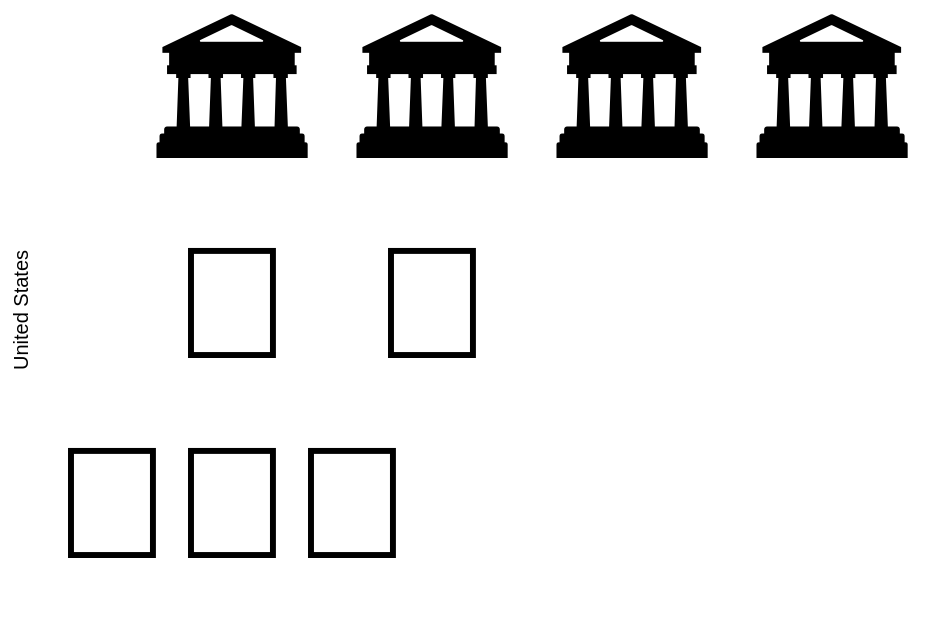

Write the Vega-Lite specification saved for this chart.
### Vega-Lite specification from a JSON file in a GitHub repository (floating-point values rounded to 4 significant figures)
{"$schema": "https://vega.github.io/schema/vega-lite/v4.json", "config": {"view": {"stroke": ""}}, "width": 400, "height": 300, "data": {"values": [{"country": "United States", "category": "University"}, {"country": "United States", "category": "University"}, {"country": "United States", "category": "University"}, {"country": "United States", "category": "University"}, {"country": "United States", "category": "Faculty"}, {"country": "United States", "category": "Faculty"}, {"country": "United States", "category": "Academic Leaders"}]}, "transform": [{"calculate": "{'University': '🏛', 'Academic Leaders': '👩🏻🏫', 'Faculty': '🏫'}[datum.category]", "as": "emoji"}, {"window": [{"op": "rank", "as": "rank"}], "groupby": ["country", "category"]}], "mark": {"type": "text", "baseline": "middle"}, "encoding": {"x": {"field": "rank", "type": "ordinal", "axis": null}, "y": {"field": "category", "type": "nominal", "axis": null, "sort": null}, "row": {"field": "country", "header": {"title": ""}}, "text": {"field": "emoji", "type": "nominal"}, "size": {"value": 80}, "tooltip": [{"field": "category", "type": "nominal", "title": "Category"}]}}
